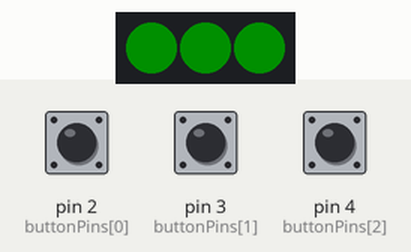
Recording of a sketch running on a simulated Arduino Leonardo, built with avr-gcc and run on an emulated ATmega32U4. Shown: 3 RGB LEDs in strip order, left to right. The inputs (shaded band) are chosen by the test bench; at power-on: pin 2 (buttonPins[0]) HIGH, pin 3 (buttonPins[1]) HIGH, pin 4 (buttonPins[2]) HIGH. Dim RGB values are drawn brighter than linear; the strip is taken to match the declared colour order; USB keyboard and mouse output is not drawn.

Above: at 1.2 s.
1.3 s: pin 2 (buttonPins[0]) pulled LOW for 0.15 s
At 1.38 s:
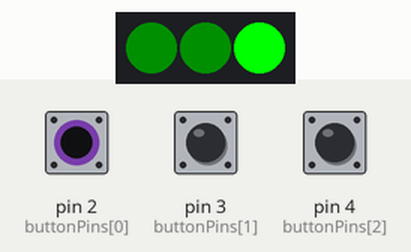
2.9 s: pin 3 (buttonPins[1]) pulled LOW for 0.15 s
At 2.98 s:
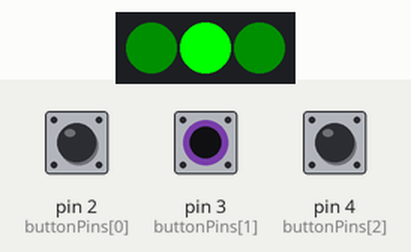
4.5 s: pin 4 (buttonPins[2]) pulled LOW for 0.15 s
At 4.57 s:
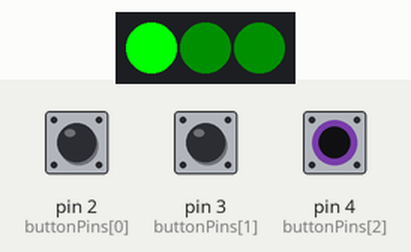
Timing chart, 0 to 7.5 s (numbered marks = the images above; inputs shaded):
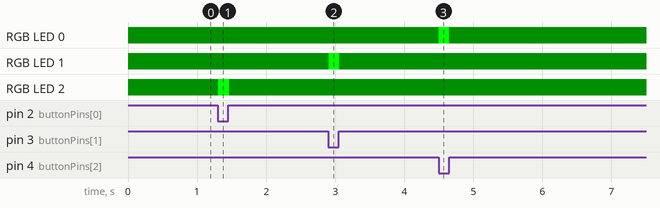

The sketch:

DIYMacroKeyboard.ino
```cpp
#include <Keyboard.h>
#include <Adafruit_NeoPixel.h>

#define LED_PIN 10
#define LED_COUNT 3


// LED configuration
Adafruit_NeoPixel strip = Adafruit_NeoPixel(LED_COUNT, LED_PIN, NEO_GBR + NEO_KHZ800);
uint32_t backlightColor = strip.Color(0, 15, 0);
uint32_t onColor = strip.Color(0, 255, 0);

// Button configuration
int buttonPins[] = {2, 3, 4};
int buttonStates[] = {1, 1, 1};

void setup() {
  // Make rx/tx leds inaccessible for libraries
  pinMode(LED_BUILTIN_TX, INPUT);
  pinMode(LED_BUILTIN_RX, INPUT);

  // Set everything up
  strip.begin();
  strip.setBrightness(255);
  for(int i = 0; i < 3; i++) {
    pinMode(buttonPins[i], INPUT_PULLUP);
    strip.setPixelColor(i, backlightColor);
  }
  strip.show();
  Keyboard.begin();
}

void loop() {
  // Check all buttons
  for(int i = 0; i < 3; i++) {
    int state = digitalRead(buttonPins[i]);
    if(state != buttonStates[i]) {
      if(state) {
        // Button released
        strip.setPixelColor(2 - i, backlightColor);
        strip.show();
        if(i == 0) {
          keyOneAction();
        } else if(i == 1) {
          keyTwoAction();
        } else if(i == 2) {
          keyThreeAction();
        }
      } else {
        // Button pressed
        strip.setPixelColor(2 - i, onColor);
        strip.show();
      }
      buttonStates[i] = state;
    }
  }

  // Delay before checking again
  delay(10);
}

void keyOneAction() {
  // Action for left key
  Keyboard.press(KEY_LEFT_GUI);
  Keyboard.press('r');
  delay(10);
  Keyboard.releaseAll();
  delay(200);
  Keyboard.println("cmd");
}

void keyTwoAction() {
  // Action for middle key
  Keyboard.press(KEY_LEFT_CTRL);
  Keyboard.press('c');
  delay(10);
  Keyboard.releaseAll();
}

void keyThreeAction() {
  // Action for right key
  Keyboard.press(KEY_LEFT_CTRL);
  Keyboard.press('v');
  delay(10);
  Keyboard.releaseAll();
}
```

Measured:
- after the input at 1.3 s, RGB LED 2: RGB(0, 15, 0) → RGB(0, 255, 0) at once, → RGB(0, 15, 0) 0.16 s later
- after the input at 2.9 s, RGB LED 1: RGB(0, 15, 0) → RGB(0, 255, 0) at once, → RGB(0, 15, 0) 0.15 s later
- after the input at 4.5 s, RGB LED 0: RGB(0, 15, 0) → RGB(0, 255, 0) at once, → RGB(0, 15, 0) 0.15 s later
